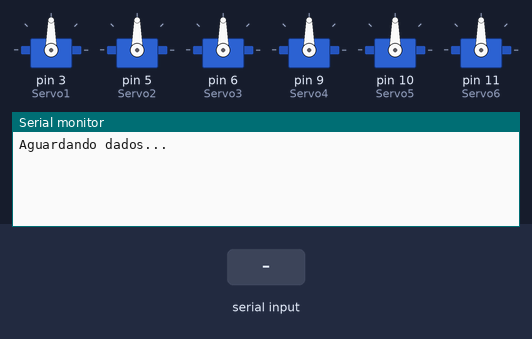
The sketch below on a simulated Arduino Uno, built with avr-gcc and run on an emulated ATmega328P. Shown: 6 × servo, the last lines printed to the serial monitor. The inputs (shaded band) are chosen by the test bench.

Above: at 1.2 s.
1.3 s: "90,45\n" received over Serial
At 1.9 s:
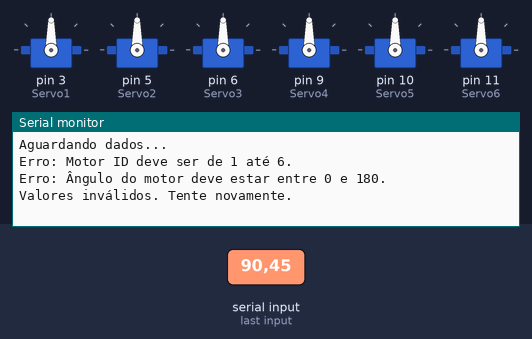
2.8 s: "30,150\n" received over Serial
At 4.1 s:
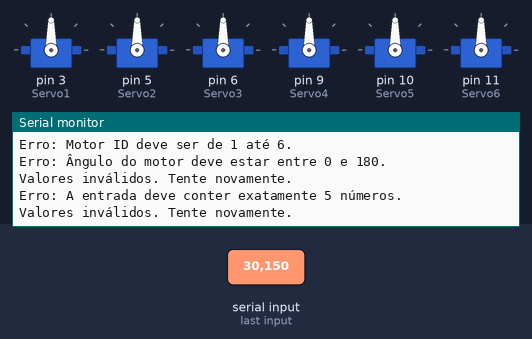

Measured:
- after the input at 1.3 s, the serial monitor: prints a new line at once (image 1)
- after the input at 2.8 s, the serial monitor: prints a new line at once (image 2)

The sketch:

Teste_VoltaMovimMotores.ino
```cpp
#include <VarSpeedServo.h>

VarSpeedServo Servo1;
VarSpeedServo Servo2;
VarSpeedServo Servo3;
VarSpeedServo Servo4;
VarSpeedServo Servo5;
VarSpeedServo Servo6;

const int PinA = 3;
const int PinB = 5;
const int PinC = 6;
const int PinD = 9;
const int PinE = 10;
const int PinF = 11;

// Estrutura para encapsular os dados do motor
struct MotorData {
  int motorID;
  int motorAngle;
  int motorSpeed;
  bool isValid; // Indica se os valores são válidos
};

// Buffer para entrada serial
char receivedData[64]; // Buffer para armazenar toda a entrada recebida
int dataLength = 0;    // Comprimento dos dados recebidos

void setup() {
  Serial.begin(9600); // Inicializa a comunicação serial
  Serial.println("Aguardando dados...");

  Servo1.attach(3);
  Servo2.attach(5);
  Servo3.attach(6);
  Servo4.attach(9);
  Servo5.attach(10);
  Servo6.attach(11);
}

void loop() {
  // Verifica se há dados disponíveis antes de chamar a função
  if (Serial.available() > 0) {
    // Chama a função para processar a entrada e executar as ações
    MotorData motor = executarAcao();

    // Se os valores forem válidos, exibe os resultados
    if (motor.isValid) {
      Serial.print("Motor ID: ");
      Serial.println(motor.motorID);
      Serial.print("Motor Angle: ");
      Serial.println(motor.motorAngle);
      Serial.print("Motor Speed: ");
      Serial.println(motor.motorSpeed);
      Serial.println("");

      if (motor.motorID == 1) {
        Servo1.write(motor.motorAngle);
      } else if (motor.motorID == 2) {
        Servo2.write(motor.motorAngle);
      } else if (motor.motorID == 3) {
        Servo3.write(motor.motorAngle);
      } else if (motor.motorID == 4) {
        Servo4.write(motor.motorAngle);
      } else if (motor.motorID == 5) {
        Servo5.write(motor.motorAngle);
      } else if (motor.motorID == 6) {
        Servo6.write(motor.motorAngle);
      } else {
        Serial.print("Erro de Seleção de Motor ");
      }
    } else {
      Serial.println("Valores inválidos. Tente novamente.");
    }
  }
}

// Função que processa a entrada e retorna os dados do motor
MotorData executarAcao() {
  MotorData motor; // Estrutura para armazenar os valores
  motor.isValid = false; // Assume inválido por padrão

  // Lê todo o buffer serial para o vetor temporário
  dataLength = Serial.readBytesUntil('\n', receivedData, sizeof(receivedData) - 1);
  receivedData[dataLength] = '\0'; // Garante que a string termina com '\0'

  // Verifica se o comprimento dos dados recebidos é exatamente 5
  if (dataLength == 5) {
    // Converte os números recebidos
    motor.motorID = receivedData[0] - '0';                      // Primeiro número como inteiro
    motor.motorAngle = (receivedData[1] - '0') * 100 +          // Conversão para inteiro de 3 dígitos
                       (receivedData[2] - '0') * 10 +
                       (receivedData[3] - '0');
    motor.motorSpeed = receivedData[4] - '0';                   // Último número como inteiro

    // Validação dos números
    motor.isValid = true; // Assume válido até falhar em uma validação
    if (motor.motorID < 1 || motor.motorID > 6) {
      Serial.println("Erro: Motor ID deve ser de 1 até 6.");
      motor.isValid = false;
    }
    if (motor.motorAngle < 0 || motor.motorAngle > 220) {
      Serial.println("Erro: Ângulo do motor deve estar entre 0 e 180.");
      motor.isValid = false;
    }
    if (motor.motorSpeed < 1 || motor.motorSpeed > 9) {
      Serial.println("Erro: Velocidade do motor deve estar entre 1 e 9.");
      motor.isValid = false;
    }
  } else {
    Serial.println("Erro: A entrada deve conter exatamente 5 números.");
  }

  limparBuffer(); // Limpa o buffer após processar ou verificar
  return motor;   // Retorna os dados processados
}

// Função para limpar o buffer e resetar os dados
void limparBuffer() {
  memset(receivedData, 0, sizeof(receivedData)); // Limpa o array
  while (Serial.available() > 0) {
    Serial.read(); // Esvazia o buffer serial
  }
}
```
